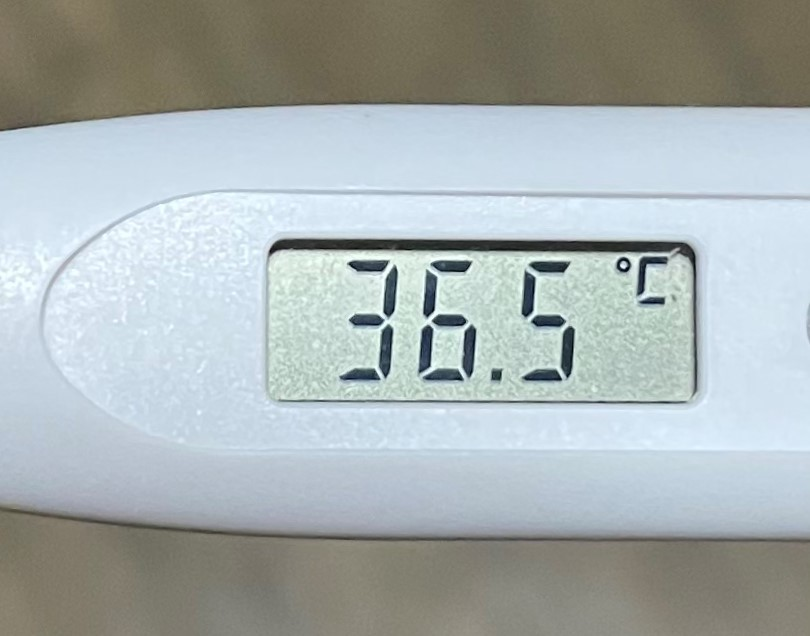
#> input picture 4.jpg, 810 x 636 px
$ python main2.py
#> lines starting #> are read from the running program, lines starting #| are printed output that depends on the picture; after the words box and inside, x2 and y2 are one past the last pixel; in counts of white or black regions, pixels touching at a corner belong together
import cv2
import pytesseract

# 设置tesseract的路径
# 注意：这个路径需要根据你安装tesseract的实际路径来修改
pytesseract.pytesseract.tesseract_cmd = r'C:\Program Files\Tesseract-OCR\tesseract.exe'  # Windows示例

# 读取图像
image = cv2.imread("4.jpg")
#> image is the input picture: shape (636, 810, 3); mean B, G, R 176.6, 176.4, 168.1

# 转换为灰度图像
gray_image = cv2.cvtColor(image, cv2.COLOR_BGR2GRAY)
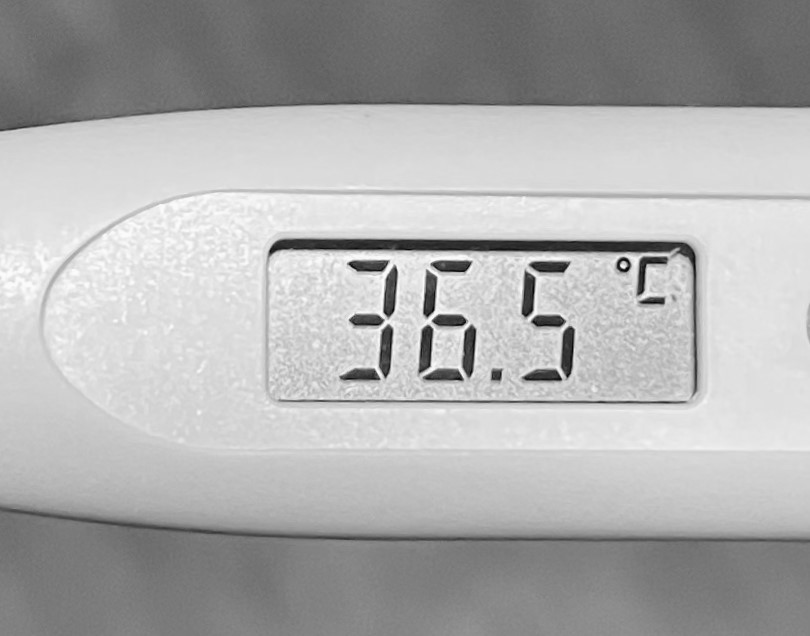
#> gray_image: shape (636, 810); min 4, max 252, mean 174

# 应用阈值化提高对比度
_, thresh_image = cv2.threshold(gray_image, 0, 255, cv2.THRESH_BINARY + cv2.THRESH_OTSU)
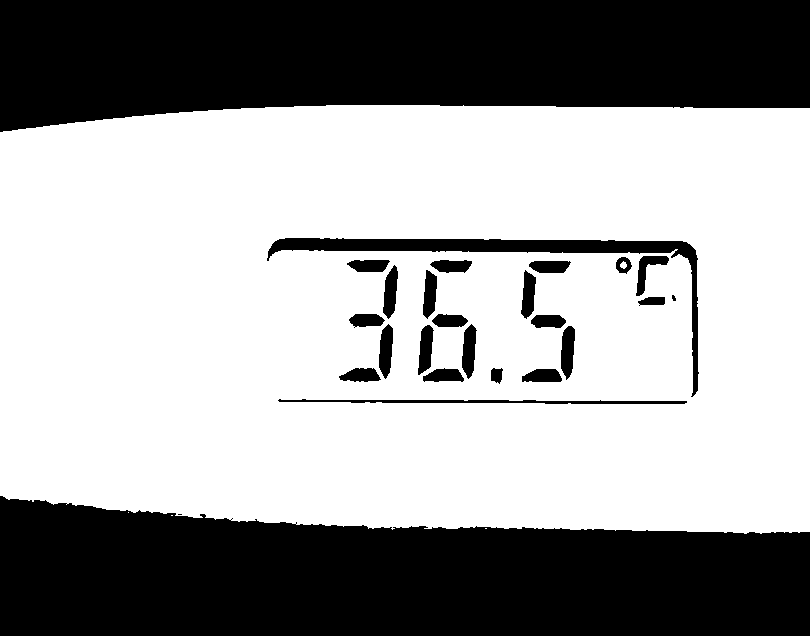
#> thresh_image: shape (636, 810); 61.9% white; 26 black regions (2 under 20 px), largest, box (x1, y1, x2, y2) and area: (0, 496, 810, 636) 91648, (0, 0, 810, 132) 89232, (267, 238, 699, 397) 6021

# 自适应阈值
adaptive_thresh = cv2.adaptiveThreshold(gray_image, 255, cv2.ADAPTIVE_THRESH_GAUSSIAN_C,
                                        cv2.THRESH_BINARY, 11, 2)
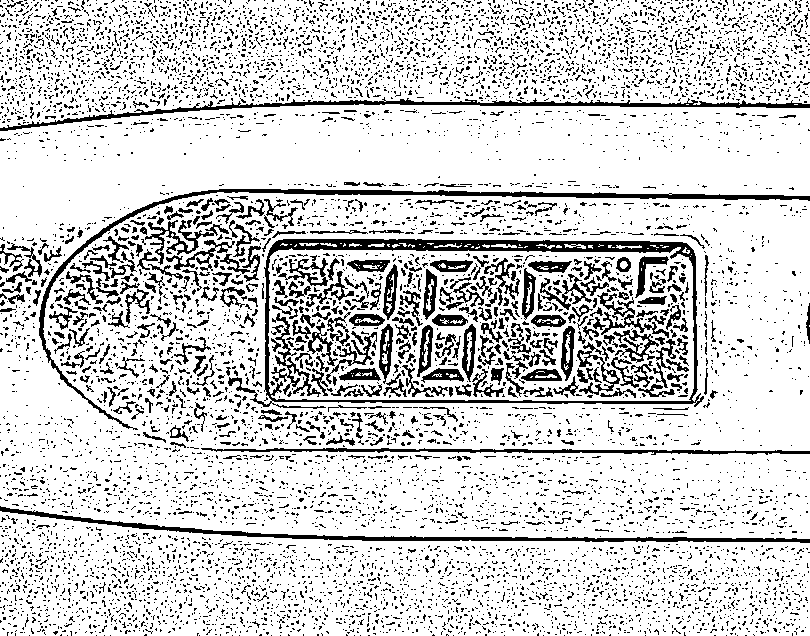
#> adaptive_thresh: shape (636, 810); 82.5% white; black in thin lines or dots

# 形态学操作 - 腐蚀和膨胀
kernel = cv2.getStructuringElement(cv2.MORPH_RECT, (3, 3))
morph_image = cv2.morphologyEx(adaptive_thresh, cv2.MORPH_OPEN, kernel)
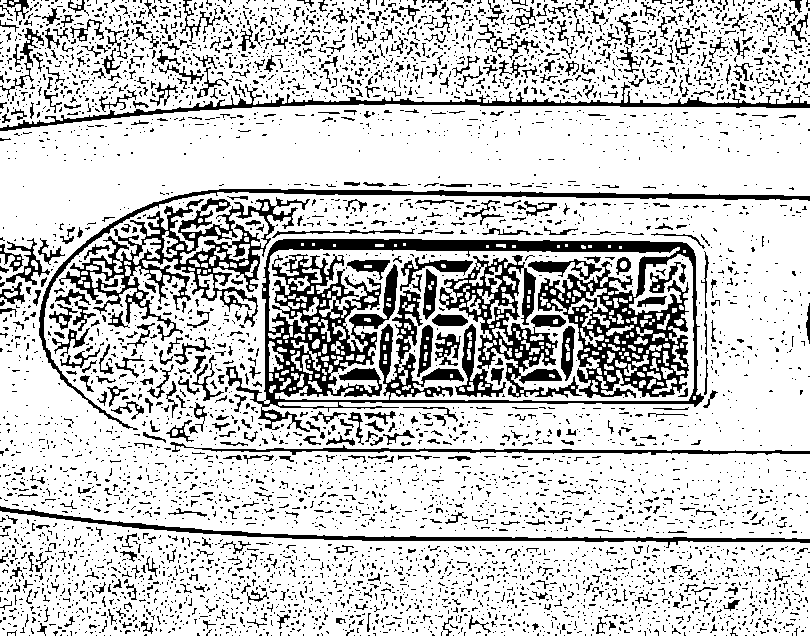
#> morph_image: shape (636, 810); 79.1% white; 5251 black regions (4706 under 20 px), largest, box (x1, y1, x2, y2) and area: (226, 239, 704, 432) 25978, (59, 197, 310, 341) 7810, (439, 255, 582, 398) 6550

# 配置参数
custom_config = r'--oem 3 --psm 6 outputbase digits'

# 使用Pytesseract进行OCR识别
#> (the run stopped early here; a loop or call above may not have finished)
